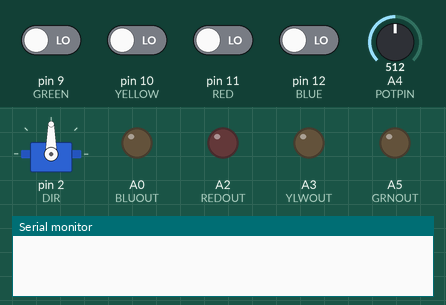
This sketch was run on a simulated Arduino Uno, built with avr-gcc and run on an emulated ATmega328P. Shown: servo, output pins drawn as LEDs (lit = HIGH), the last lines printed to the serial monitor. The inputs (shaded band) are chosen by the test bench; at power-on: pin 9 (GREEN), pin 10 (YELLOW), pin 11 (RED), pin 12 (BLUE) LOW, A4 (POTPIN) = 512. Pins used as bus, display or sensor lines are not drawn.

Above: at 6.2 s.
6.3 s: pin 12 (BLUE) driven HIGH
At 7.1 s:
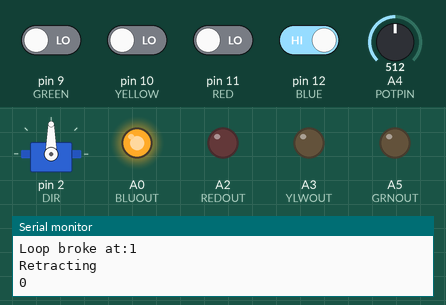
7.8 s: A4 (POTPIN) set to 716
At 8.5 s:
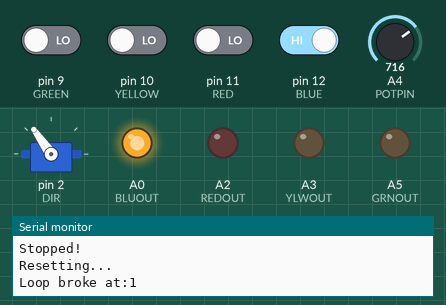
9.3 s: pin 9 (GREEN) driven HIGH
At 9.9 s:
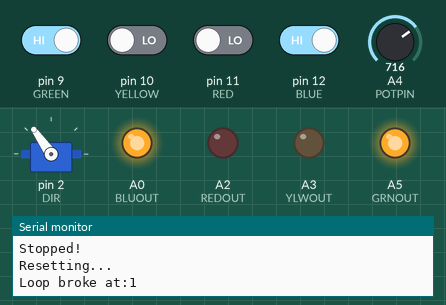
10.9 s: pin 10 (YELLOW) driven HIGH
At 11.4 s:
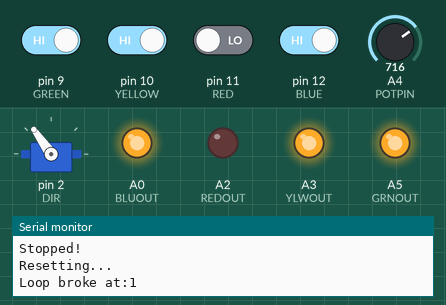
12.5 s: pin 11 (RED) driven HIGH
At 13.7 s:
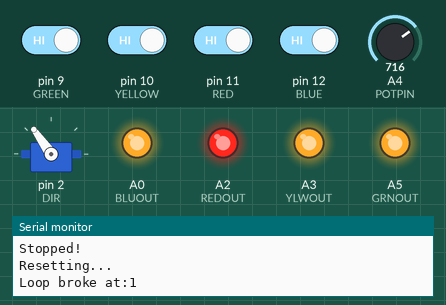
14.0 s: A4 (POTPIN) set to 900
At 15.4 s:
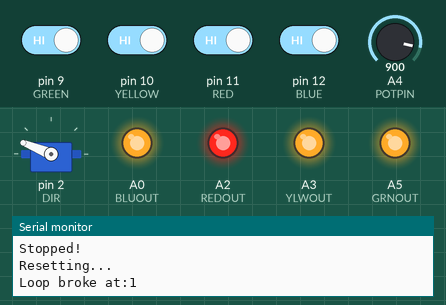
Timing chart, 0 to 16.6 s (numbered marks = the images above; inputs shaded):
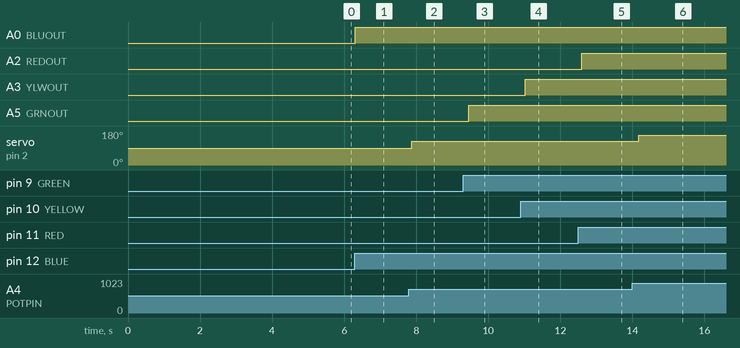

Measured:
- after the input at 6.3 s, A0 (BLUOUT): LOW → HIGH at once
- after the input at 7.8 s, servo on pin 2 (DIR): 90° → 125° after 0.08 s
- after the input at 9.3 s, A5 (GRNOUT): LOW → HIGH after 0.15 s
- after the input at 10.9 s, A3 (YLWOUT): LOW → HIGH after 0.13 s
- after the input at 12.5 s, A2 (REDOUT): LOW → HIGH after 0.10 s
- after the input at 14.0 s, servo on pin 2 (DIR): 125° → 158° after 0.17 s

The sketch:

MainController.ino
```cpp
//Main Controller
//Author: Jonathan Schallert
//Started 3/1/18
//Screen Control added 4/10/18

#include <Servo.h>
#include "LowPower.h"

//Inputs from Main Controller
#define GREEN  9
#define YELLOW 10
#define RED    11
#define BLUE   12
#define GRNOUT A5
#define YLWOUT A3
#define REDOUT A2
#define BLUOUT A0
int grn; int ylw;
int red; int blu;

//BassControl Variables
#define POTPIN A4
Servo bass;
int servoVal;

//ScreenControl Variables
#define DIR 2
#define STEP 3
#define POWER 4
bool deployed = false;
bool stepDirection = true;
bool stepping = false;
int totalSteps = 1000;
int brokenSteps = 0;
int constSpeed = 1;
int trigBufferMillis = 250;

void enableButtons() {
  pinMode(GREEN,  INPUT);
  pinMode(YELLOW, INPUT);
  pinMode(RED,    INPUT);
  pinMode(BLUE,   INPUT);}

void enableAnalogOuts(){
  pinMode(GRNOUT, OUTPUT);
  pinMode(YLWOUT, OUTPUT);
  pinMode(REDOUT, OUTPUT);
  pinMode(BLUOUT, OUTPUT);}

void enableScreenStepper(){
  pinMode(DIR,OUTPUT);
  pinMode(STEP,OUTPUT);
  pinMode(POWER,OUTPUT);
  //need the POWER out to control transistor, limit current
  //and limit overheating of stepper driver
  }

void setup() {
  Serial.begin(38400);
  //a bit arbitrary but it should be somewhat fast
  delay(5000);
  enableButtons();
  enableAnalogOuts();
  enableScreenStepper();
  digitalWrite(STEP,stepDirection); //starts the stepper with an initial direction
  bass.attach(2);  // attaches the servo on pin 2 to the servo object
}

void loop() {
  grn = digitalRead(GREEN);
  ylw = digitalRead(YELLOW);
  red = digitalRead(RED);
  blu = digitalRead(BLUE);
  String state = (String)grn + ylw + red + blu;
  ledControl(state);
  bassControl();
  screenControl(state);
}
```

BassServo.ino
```cpp
void bassControl(){
  servoVal = analogRead(POTPIN);
  // reads the value of the potentiometer (value between 0 and 1023)
  servoVal = map(servoVal, 0, 1023, 0, 180);
  // scale it to use it with the servo (value between 0 and 180)
  bass.write(servoVal);
  // sets the servo position according to the scaled value
  delay(15);
}
```

LEDControl.ino
```cpp
void ledControl(String state){
  redLED(state);
  bluLED(state);
  grnLED(state);
  ylwLED(state);
}

void grnLED(String state){
  if (state[0] == '1'){
    analogWrite(GRNOUT, 255);
  }else{
    analogWrite(GRNOUT, 0);
  }}

void ylwLED(String state){
  if (state[1] == '1'){
    analogWrite(YLWOUT, 255);
  }else{
    analogWrite(YLWOUT, 0);
  }}

void redLED(String state){
  if (state[2] == '1'){
    analogWrite(REDOUT, 255);
  }else{
    analogWrite(REDOUT, 0);
  }}

void bluLED(String state){
  if (state[3] == '1'){
    analogWrite(BLUOUT, 255);
  }else{
    analogWrite(BLUOUT, 0);
  }}
```

ScreenControl.ino
```cpp
void screenControl(String state){
  //GYRB
  if (state[3] == '1'){
    digitalWrite(POWER,HIGH);
    delay(trigBufferMillis);
    if(brokenSteps!=0 && !stepping){
      zero(brokenSteps);
    }else{
      screenDeploy();}
    digitalWrite(POWER,LOW);}}

void reverse(){
  digitalWrite(DIR,!stepDirection);
  stepDirection = !stepDirection;}

void stepCustom(float timeDelay){
  stepping = true;
  digitalWrite(STEP,LOW);
  delay(timeDelay);
  digitalWrite(STEP,HIGH);
  delay(timeDelay);
  if(stepDirection){
    brokenSteps+=1;
  }else{
    brokenSteps-=1;}
  Serial.println(brokenSteps);}

void screenDeploy(){
  float timescale;
  for(int i=0;i<totalSteps;i++){
    timescale = constSpeed;
    //rewrite to be some function of the step number
    stepCustom(timescale);
    if(digitalRead(BLUE)){
      Serial.println("Stopped!");
      break;}}
  stepping = false;
  Serial.println("Resetting...");
  Serial.print("Loop broke at:");
  Serial.println(brokenSteps);
  delay(trigBufferMillis);}

void zero(int steps){
  reverse();
  if(!stepDirection){
    Serial.println("Retracting");
    for (int i = 0;i<steps;i++){
      stepCustom(constSpeed);}
    reverse();
  }else{
    Serial.println("Redeploying...");
    for (int i = steps;i!=totalSteps;i++){
      stepCustom(constSpeed);}
    reverse();}}
```
